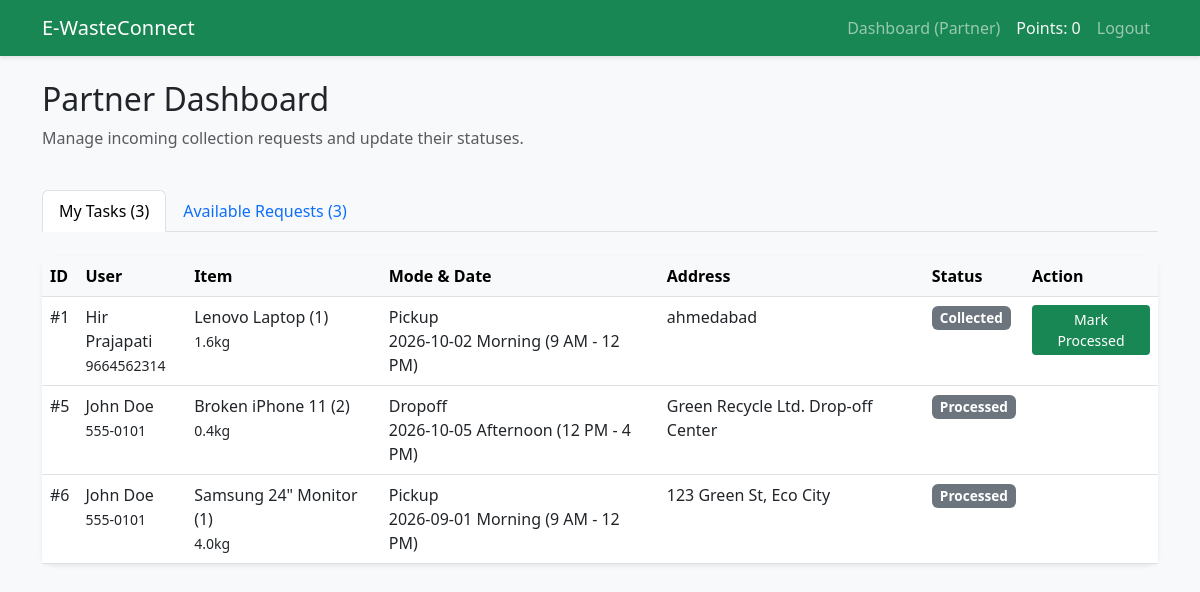
The app's page /dashboard (signed in) with its own data.
### app.py (models this page shows)
class User(UserMixin, db.Model):
    id = db.Column(db.Integer, primary_key=True)
    name = db.Column(db.String(100), nullable=False)
    email = db.Column(db.String(120), unique=True, nullable=False)
    password_hash = db.Column(db.String(200), nullable=False)
    role = db.Column(db.String(20), nullable=False, default='user') # 'user', 'partner', 'admin'
    phone = db.Column(db.String(20))
    address = db.Column(db.String(255))
    eco_points = db.Column(db.Integer, default=0)
    requests = db.relationship('EWasteRequest', backref='user', lazy=True, foreign_keys='EWasteRequest.user_id')
    partner_requests = db.relationship('EWasteRequest', backref='partner', lazy=True, foreign_keys='EWasteRequest.partner_id')

class EWasteRequest(db.Model):
    id = db.Column(db.Integer, primary_key=True)
    user_id = db.Column(db.Integer, db.ForeignKey('user.id'), nullable=False)
    partner_id = db.Column(db.Integer, db.ForeignKey('user.id'), nullable=True) # Assigned partner
    category = db.Column(db.String(50), nullable=False)
    item_name = db.Column(db.String(100), nullable=False)
    quantity = db.Column(db.Integer, default=1)
    condition = db.Column(db.String(50))
    estimated_weight = db.Column(db.Float, nullable=False)
    photo_path = db.Column(db.String(255))
    pickup_mode = db.Column(db.String(20), nullable=False) # 'pickup' or 'dropoff'
    scheduled_date = db.Column(db.String(20))
    time_slot = db.Column(db.String(50))
    collection_address = db.Column(db.String(255))
    status = db.Column(db.String(50), default='Requested') # Requested, Accepted, Scheduled, Collected, Processed
    created_at = db.Column(db.DateTime, default=datetime.utcnow)

### app.py (the view, shortened to what this page needs)
@app.route('/dashboard')
@login_required
def dashboard():
    if current_user.role == 'admin':
        users_count = User.query.count()
        partners_count = User.query.filter_by(role='partner').count()
        reqs = EWasteRequest.query.all()
        return render_template('admin_dashboard.html', users_count=users_count, partners_count=partners_count, reqs=reqs)
    elif current_user.role == 'partner':
        pending_requests = EWasteRequest.query.filter_by(status='Requested').all()
        assigned_requests = EWasteRequest.query.filter_by(partner_id=current_user.id).all()
        return render_template('partner_dashboard.html', pending=pending_requests, assigned=assigned_requests)

### app.py (called while the page is built)
@login_manager.user_loader
def load_user(user_id):
    return User.query.get(int(user_id))

@app.context_processor
def inject_metrics():
    if current_user.is_authenticated:
        total_weight = db.session.query(db.func.sum(EWasteRequest.estimated_weight)).filter(EWasteRequest.status.in_(['Collected', 'Processed'])).scalar() or 0
        total_items = db.session.query(db.func.sum(EWasteRequest.quantity)).filter(EWasteRequest.status.in_(['Collected', 'Processed'])).scalar() or 0
        return dict(global_weight=total_weight, global_items=total_items)
    return dict()

### templates/partner_dashboard.html (shortened to what this page needs)
{% extends 'base.html' %}
{% block content %}
<div class="row mb-4">
    <div class="col-12">
        <h2>Partner Dashboard</h2>
        <p class="text-muted">Manage incoming collection requests and update their statuses.</p>
    </div>
</div>
<ul class="nav nav-tabs mb-4" id="myTab" role="tablist">
    <li class="nav-item" role="presentation">
        <button class="nav-link active" data-bs-toggle="tab" data-bs-target="#assigned" type="button">My Tasks ({{ assigned|length }})</button>
    </li>
    <li class="nav-item" role="presentation">
        <button class="nav-link" data-bs-toggle="tab" data-bs-target="#pending" type="button">Available Requests ({{ pending|length }})</button>
    </li>
</ul>
<div class="tab-content">
    <div class="tab-pane fade show active" id="assigned">
        <div class="card shadow-sm border-0">
            <div class="card-body p-0">
                <div class="table-responsive">
                    <table class="table table-hover mb-0">
                        <thead class="table-light">
                            <tr>
                                <th>ID</th>
                                <th>User</th>
                                <th>Item</th>
                                <th>Mode & Date</th>
                                <th>Address</th>
                                <th>Status</th>
                                <th>Action</th>
                            </tr>
                        </thead>
                        <tbody>
                            {% for req in assigned %}
                            <tr>
                                <td>#{{ req.id }}</td>
                                <td>{{ req.user.name }}<br><small>{{ req.user.phone }}</small></td>
                                <td>{{ req.item_name }} ({{ req.quantity }})<br><small>{{ req.estimated_weight }}kg</small></td>
                                <td>{{ req.pickup_mode|title }}<br>{{ req.scheduled_date }} {{ req.time_slot }}</td>
                                <td>{{ req.collection_address }}</td>
                                <td>
                                    <span class="badge bg-secondary">{{ req.status }}</span>
                                </td>
                                <td>
                                    <form method="POST" action="{{ url_for('update_request', req_id=req.id) }}">
                                        {% if req.status == 'Accepted' %}
                                            <button name="action" value="schedule" class="btn btn-sm btn-info w-100 mb-1">Mark Scheduled</button>
                                        {% elif req.status == 'Scheduled' %}
                                            <button name="action" value="collect" class="btn btn-sm btn-warning w-100 mb-1">Mark Collected</button>
                                        {% elif req.status == 'Collected' %}
                                            <button name="action" value="process" class="btn btn-sm btn-success w-100 mb-1">Mark Processed</button>
                                        {% endif %}
                                    </form>
                                </td>
                            </tr>
                            {% else %}
                            <tr><td colspan="7" class="text-center py-4">No tasks assigned to you.</td></tr>
                            {% endfor %}
                        </tbody>
                    </table>
                </div>
            </div>
        </div>
    </div>
</div>
{% endblock %}

### templates/base.html (shortened to what this page needs)
<!DOCTYPE html>
<html lang="en">
<head>
    <link href="https://cdn.jsdelivr.net/npm/bootstrap@5.3.0/dist/css/bootstrap.min.css" rel="stylesheet">
    <link rel="stylesheet" href="{{ url_for('static', filename='style.css') }}">
</head>
<body>
    <nav class="navbar navbar-expand-lg navbar-dark bg-success">
        <div class="container">
            <a class="navbar-brand" href="{{ url_for('index') }}">E-WasteConnect</a>
            <div class="collapse navbar-collapse" id="navbarNav">
                <ul class="navbar-nav ms-auto">
                    {% if current_user.is_authenticated %}
                        <li class="nav-item">
                            <a class="nav-link" href="{{ url_for('dashboard') }}">Dashboard ({{ current_user.role|title }})</a>
                        </li>
                        <li class="nav-item">
                            <span class="nav-link text-light">Points: {{ current_user.eco_points }}</span>
                        </li>
                        <li class="nav-item">
                            <a class="nav-link" href="{{ url_for('logout') }}">Logout</a>
                        </li>
                    {% endif %}
                </ul>
            </div>
        </div>
    </nav>
    <div class="container mt-4">
        {% block content %}{% endblock %}
    </div>
</body>
</html>

### static/style.css (style rules this page uses)
body { background-color: #f8f9fa; font-family: 'Segoe UI', Tahoma, Geneva, Verdana, sans-serif; }
.card { border-radius: 10px; }
.navbar { box-shadow: 0 2px 4px rgba(0,0,0,.1); }
.btn-success { background-color: #198754; border: none; }
.table th { font-weight: 600; }
.badge { font-size: 0.85em; padding: 0.4em 0.6em; }

### records on screen
User: role "Partner", eco_points "0"
EWasteRequest: id "1", user.name "Hir Prajapati", user.phone "9664562314", item_name "Lenovo Laptop", quantity "1", estimated_weight "1.6", pickup_mode "Pickup", scheduled_date "2026-10-02", time_slot "Morning (9 AM - 12 PM)", collection_address "ahmedabad", status "Collected", shows "Mark Processed"
EWasteRequest: id "5", user.name "John Doe", user.phone "555-0101", item_name "Broken iPhone 11", quantity "2", estimated_weight "0.4", pickup_mode "Dropoff", scheduled_date "2026-10-05", time_slot "Afternoon (12 PM - 4 PM)", collection_address "Green Recycle Ltd. Drop-off Center", status "Processed"
EWasteRequest: id "6", user.name "John Doe", user.phone "555-0101", item_name "Samsung 24\" Monitor", quantity "1", estimated_weight "4.0", pickup_mode "Pickup", scheduled_date "2026-09-01", time_slot "Morning (9 AM - 12 PM)", collection_address "123 Green St, Eco City", status "Processed"

### other values on screen
{{ assigned|length }} "3"
{{ pending|length }} "3"
